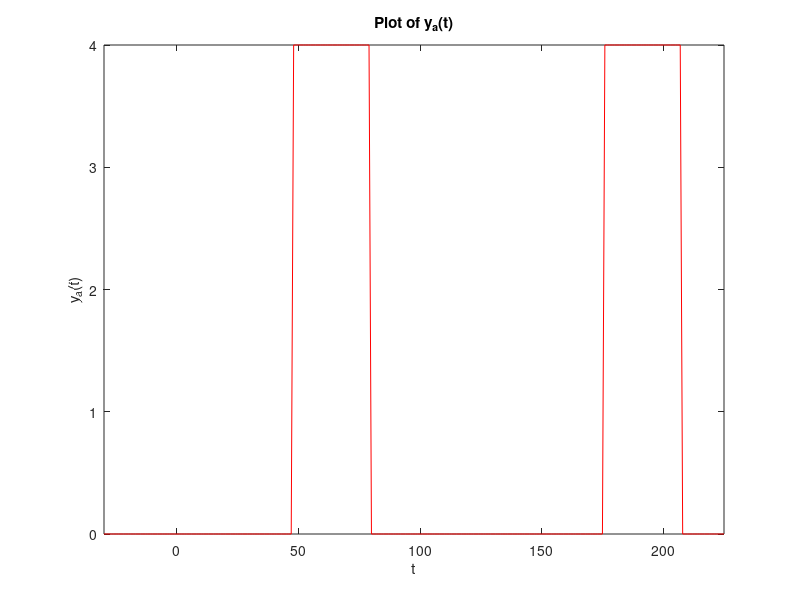
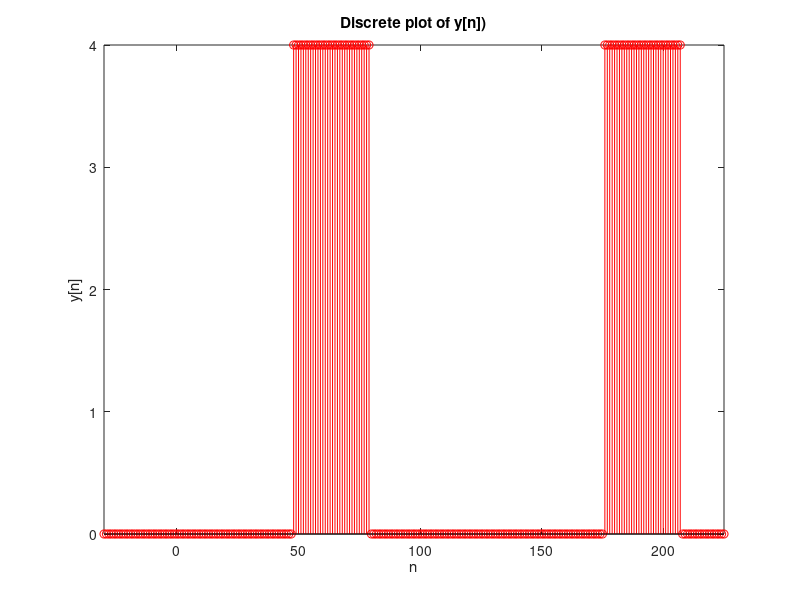

Reproduce these figures in MATLAB, in order. (Note: this script raises an error after producing the figures.)

%% Q1
T_s = 1/8;
n = -30:225;
disc = n.*T_s ;
T = 16;
y_t = @(disc) 0.*(0<=mod(disc,T) & mod(disc,T)<6)...
    + 4.*(6<=mod(disc,T) & mod(disc,T)<10)...
    + 0.*(10<=mod(disc,T) & mod(disc,T)<16);
y_n = y_t(disc);

% PART A
figure();
plot(n,y_n,'r');
title('Plot of y_a(t)');
xlabel('t');
ylabel('y_a(t)');
axis tight

figure();
stem(n,y_n,'r');
title('Discrete plot of y[n])');
xlabel('n');
ylabel('y[n]');
axis tight


% Part D


arraylen=120;
akarr1=a_k1(arraylen);
figure();
plot(n, fourier(disc,T,akarr1));
titl= sprintf('y_a approximating in [-120,120] (FSE)');
title(titl);
xlabel('n');
ylabel('Z_{120}[n]');
axis tight

%Part E1,E2,F,G,H

NS=[60,30,5,3,1];
for N=NS
    arraylen=N;
    akarr=a_k1(arraylen);
    figure();
    plot(n, fourier(disc,T,akarr));
    titl= sprintf('y_a approximating in [-%d , %d] ',N,N);
    title(titl);
    lbe=sprintf("Z_{%d}[n]",N);
    xlabel('n');
    ylabel(lbe);
    axis tight
end

figure();
subplot(1,2,1);
plot(n,y_n,'r');
title('Plot of y_a(t)');
xlabel('t');
ylabel('y_a(t)');
axis tight
subplot(1,2,2);
plot(n, fourier(disc,T,a_k1(120)),'b');
hold on
plot(n, fourier(disc,T,a_k1(30)),'r');
hold on
plot(n, fourier(disc,T,a_k1(5)),'k');
hold on
plot(n, fourier(disc,T,a_k1(1)),'m');
hold off
title('Comparison of Functions From d to h')
legend('z_{120}[n]','z_{30}[n]','z_{5}[n]','z_{1}[n]');
xlabel('n');
ylabel('Z_N[n]');
axis tight
grid on




% PART I
% Plot the harmonics
spec_len=100;
magnitudes_1=a_k1(spec_len);
figure();
plot(disc, harmonik(disc, 0, magnitudes_1, T),'b');
hold on
plot(disc, harmonik(disc, 1, magnitudes_1, T),'r');
hold on
plot(disc, harmonik(disc, 2, magnitudes_1, T),'k');
hold on
plot(disc, harmonik(disc, 3, magnitudes_1, T),'m');
title('Zeroth to Third Harmonics of y(t)');
xlabel('t');
axis tight
grid on
legend('Zeroth Harmonic (DC)','First Harmonic' ...
    ,'Second Harmonic','Third Harmonic');
hold off

%% Q2
T_2 = 8;
y_t2 = @(disc) abs(3*cos(pi*disc/8));
y_n2 = y_t2(disc);

% PART A
figure();
plot(n,y_n2,'r');
title('Plot of y_a(t)');
xlabel('t');
ylabel('y_a(t)');
axis tight

figure();
stem(n,y_n2,'r');
title('Discrete plot of y[n])');
xlabel('n');
ylabel('y[n]');
axis tight


% Part D


arraylen=120;
akarr2=a_k2(arraylen);
figure();
plot(n, fourier(disc,T_2,akarr2));
titl= sprintf('y_a approximating in [-120,120] (FSE)');
title(titl);
xlabel('n');
ylabel('Z_N[n]');
axis tight

%Part E1,E2,F,G,H

NS=[60,30,5,3,1];
for N=NS
    arraylen=N;
    akarr_2=a_k2(arraylen);
    figure();
    plot(n, fourier(disc,T_2,akarr_2));
    titl= sprintf('y_a approximating in [-%d , %d] ',N,N);
    title(titl);
    xlabel('n');
    ylabel('Z_N[n]');
    axis tight
end

figure();
subplot(1,2,1);
plot(n,y_n2,'r');
title('Plot of y_a(t)');
xlabel('t');
ylabel('y_a(t)');
axis tight
subplot(1,2,2);
plot(n, fourier(disc,T_2,a_k2(120)),'b');
hold on
plot(n, fourier(disc,T_2,a_k2(30)),'r');
hold on
plot(n, fourier(disc,T_2,a_k2(5)),'k');
hold on
plot(n, fourier(disc,T_2,a_k2(1)),'m');
hold off
title('Comparison of Functions From d to h')
legend('z_{120}[n]','z_{30}[n]','z_{5}[n]','z_{1}[n]');
xlabel('n');
ylabel('Z_N[n]');
axis tight
grid on




% PART I
% Plot the harmonics
magnitudes_2=a_k2(spec_len);
figure();
plot(disc, harmonik(disc, 0, magnitudes_2, T_2),'b');
hold on
plot(disc, harmonik(disc, 1, magnitudes_2, T_2),'r');
hold on
plot(disc, harmonik(disc, 2, magnitudes_2, T_2),'k');
hold on
plot(disc, harmonik(disc, 3, magnitudes_2, T_2),'m');
title('Zeroth to Third Harmonics of y(t)');
xlabel('t');
axis tight
grid on
legend('Zeroth Harmonic (DC)','First Harmonic', ...
    'Second Harmonic','Third Harmonic');
hold off


%% Q3

T_3 = 16;

y_t3 = @(disc) abs(3*cos(pi*disc/8)).*(0<=mod(disc,T) ...
    & mod(disc,T)<4)...
    + 0.*(4<=mod(disc,T) & mod(disc,T)<12)...
    + abs(3*cos(pi*disc/8)).*(12<=mod(disc,T) & mod(disc,T)<16);
y_n3 = y_t3(disc);

% PART A
figure();
plot(n,y_n3,'r');
title('Plot of y_a(t)');
xlabel('t');
ylabel('y_a(t)');
axis tight

figure();
stem(n,y_n3,'r');
title('Discrete plot of y[n])');
xlabel('n');
ylabel('y[n]');
axis tight



% Part D


arraylen=120;
akarr3=a_k3(arraylen);
figure();
plot(n, fourier(disc,T_3,akarr3));
titl= sprintf('y_a approximating in [-120,120] (FSE)');
title(titl);
xlabel('n');
ylabel('Z_N[n]');
axis tight

%Part E1,E2,F,G,H

NS=[60,30,5,3,1];
for N=NS
    arraylen=N;
    akarr_3=a_k3(arraylen);
    figure();
    plot(n, fourier(disc,T_3,akarr_3));
    titl= sprintf('y_a approximating in [-%d , %d] ',N,N);
    title(titl);
    xlabel('n');
    ylabel('Z_N[n]');
    axis tight
end

figure();
subplot(1,2,1);
plot(n,y_n2,'r');
title('Plot of y_a(t)');
xlabel('t');
ylabel('y_a(t)');
axis tight
subplot(1,2,2);
plot(n, fourier(disc,T_3,a_k3(120)),'b');
hold on
plot(n, fourier(disc,T_3,a_k3(30)),'r');
hold on
plot(n, fourier(disc,T_3,a_k3(5)),'k');
hold on
plot(n, fourier(disc,T_3,a_k3(1)),'m');
hold off
title('Comparison of Functions From d to h')
legend('z_{120}[n]','z_{30}[n]','z_{5}[n]','z_{1}[n]');
xlabel('n');
ylabel('Z_N[n]');
axis tight
grid on




% PART I
% Plot the harmonics
magnitudes_3=a_k3(spec_len);
figure();
plot(disc, harmonik(disc, 0, magnitudes_3, T_3),'b');
hold on
plot(disc, harmonik(disc, 1, magnitudes_3, T_3),'r');
hold on
plot(disc, harmonik(disc, 2, magnitudes_3, T_3),'k');
hold on
plot(disc, harmonik(disc, 3, magnitudes_3, T_3),'m');
title('Zeroth to Third Harmonics of y(t)');
xlabel('t');
axis tight
grid on
legend('Zeroth Harmonic (DC)','First Harmonic', ...
    'Second Harmonic','Third Harmonic');
hold off







%%
function result = fourier(n,T, ak)
result = 0;
l=(length(ak)-1)/2;
for j = -l:l
    result = result + ak(j+l+1).* exp(1i*(2*pi/T).*j.*n);
end
end

function result = a_k1(len)
result = zeros(0,len);
borders = -1*len:len;
for k = borders
    if(k==0)
        temp = 1;
    else
        temp = ((4)/(pi*k)) * cos(pi*k).*sin(pi*k/4) ;
        %temp = ((4i)/(2*pi*k)) * (exp(-10i*k*pi/8) - exp(-6i*pi*k/8));
    end
    result(k+len+1) = temp;
end
end


function result = a_k2(len)
result = zeros(0,len);
borders = -1*len:len;
for k = borders
    if (k==-1/2)  || (k==1/2)
        temp = 3/2;
    else
        temp = (6)*cos(pi*k) /  (pi*(1-4*k^2))   ;
    end
    result(k+len+1) = temp;
end
end


function result = a_k3(len)
result = zeros(0,len);
borders = -1*len:len;
for k = borders
    if (k==-1)  || (k==1)
        temp = 3/4;
    else
        temp = (3)*cos(pi*k/2) /  (pi*(1-k^2))   ;
    end
    result(k+len+1) = temp;
end
end




function result = harmonik(disc, k, ak, T)
len=(length(ak)-1)/2;
if k == 0
    result = ak(len+1).* exp((2i*pi/T).*k.*disc);
else
    result = ak(len+k+1).* exp((2i*pi/T).*k.*disc) ...
        + ak(len-k+1).* exp(-(2i*pi/T).*k.*disc);
end
end


